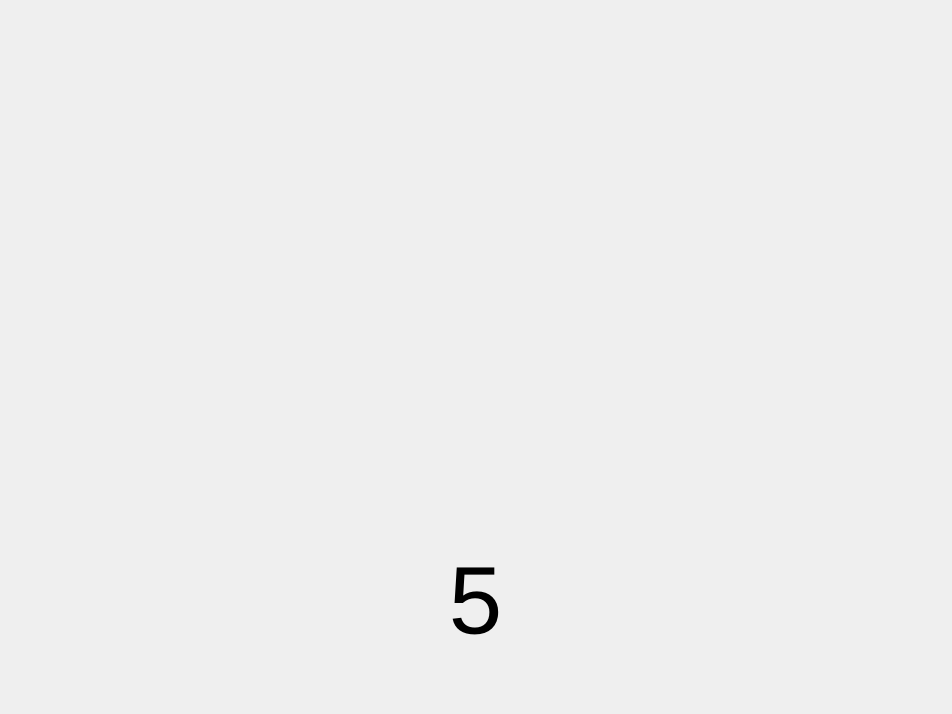
<?xml version="1.0" encoding="UTF-8"?>
<ui version="4.0">
 <class>FortuneWheel</class>
 <widget class="QDialog" name="FortuneWheel">
  <property name="geometry">
   <rect>
    <x>0</x>
    <y>0</y>
    <width>952</width>
    <height>714</height>
   </rect>
  </property>
  <property name="sizePolicy">
   <sizepolicy hsizetype="Fixed" vsizetype="Fixed">
    <horstretch>0</horstretch>
    <verstretch>0</verstretch>
   </sizepolicy>
  </property>
  <property name="windowTitle">
   <string>Dialog</string>
  </property>
  <widget class="QStackedWidget" name="stackedWidget">
   <property name="geometry">
    <rect>
     <x>0</x>
     <y>0</y>
     <width>952</width>
     <height>714</height>
    </rect>
   </property>
   <property name="styleSheet">
    <string notr="true"/>
   </property>
   <property name="currentIndex">
    <number>0</number>
   </property>
   <widget class="QWidget" name="timeCounterWidget">
    <widget class="QLabel" name="timeCounterLabel">
     <property name="geometry">
      <rect>
       <x>0</x>
       <y>510</y>
       <width>951</width>
       <height>181</height>
      </rect>
     </property>
     <property name="font">
      <font>
       <pointsize>72</pointsize>
      </font>
     </property>
     <property name="text">
      <string>5</string>
     </property>
     <property name="alignment">
      <set>Qt::AlignCenter</set>
     </property>
    </widget>
   </widget>
   <widget class="QWidget" name="fortuneTryWidget">
    <property name="styleSheet">
     <string notr="true"/>
    </property>
    <widget class="QLabel" name="rigthLabel">
     <property name="geometry">
      <rect>
       <x>790</x>
       <y>230</y>
       <width>151</width>
       <height>271</height>
      </rect>
     </property>
     <property name="sizePolicy">
      <sizepolicy hsizetype="Fixed" vsizetype="Fixed">
       <horstretch>0</horstretch>
       <verstretch>0</verstretch>
      </sizepolicy>
     </property>
     <property name="text">
      <string/>
     </property>
     <property name="margin">
      <number>0</number>
     </property>
    </widget>
    <widget class="QLabel" name="centerLabel">
     <property name="geometry">
      <rect>
       <x>320</x>
       <y>170</y>
       <width>311</width>
       <height>371</height>
      </rect>
     </property>
     <property name="text">
      <string/>
     </property>
     <property name="margin">
      <number>0</number>
     </property>
    </widget>
    <widget class="QLabel" name="midLeftLabel">
     <property name="geometry">
      <rect>
       <x>140</x>
       <y>210</y>
       <width>201</width>
       <height>311</height>
      </rect>
     </property>
     <property name="text">
      <string/>
     </property>
     <property name="margin">
      <number>0</number>
     </property>
    </widget>
    <widget class="QLabel" name="midRigthLabel">
     <property name="geometry">
      <rect>
       <x>600</x>
       <y>210</y>
       <width>221</width>
       <height>311</height>
      </rect>
     </property>
     <property name="text">
      <string/>
     </property>
     <property name="margin">
      <number>0</number>
     </property>
    </widget>
    <widget class="QLabel" name="leftLabel">
     <property name="geometry">
      <rect>
       <x>10</x>
       <y>230</y>
       <width>151</width>
       <height>271</height>
      </rect>
     </property>
     <property name="sizePolicy">
      <sizepolicy hsizetype="Fixed" vsizetype="Fixed">
       <horstretch>0</horstretch>
       <verstretch>0</verstretch>
      </sizepolicy>
     </property>
     <property name="text">
      <string/>
     </property>
     <property name="margin">
      <number>0</number>
     </property>
    </widget>
    <zorder>rigthLabel</zorder>
    <zorder>midRigthLabel</zorder>
    <zorder>leftLabel</zorder>
    <zorder>midLeftLabel</zorder>
    <zorder>centerLabel</zorder>
   </widget>
   <widget class="QWidget" name="noWinWidget"/>
   <widget class="QWidget" name="winWidget">
    <widget class="QLabel" name="winLabelPicture">
     <property name="geometry">
      <rect>
       <x>320</x>
       <y>210</y>
       <width>321</width>
       <height>311</height>
      </rect>
     </property>
     <property name="text">
      <string/>
     </property>
    </widget>
   </widget>
  </widget>
 </widget>
 <resources/>
 <connections/>
</ui>
